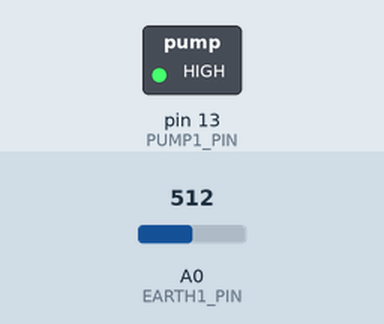
The sketch below on a simulated Arduino Uno, built with avr-gcc and run on an emulated ATmega328P. On the bench: switched loads named in the sketch (green lamp = pin HIGH). The test bench sets the inputs (shaded band); at power-on: A0 (EARTH1_PIN) = 512. What the sketch prints to the serial monitor is not drawn.

Above: at 1.2 s.
1.3 s: A0 (EARTH1_PIN) set to 398
2.8 s: A0 (EARTH1_PIN) set to 362
At 3.5 s:
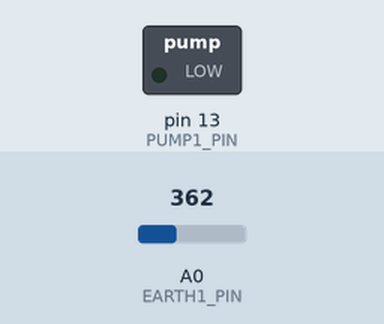
Timing chart, 0 to 5.8 s (numbered marks = the images above; inputs shaded):
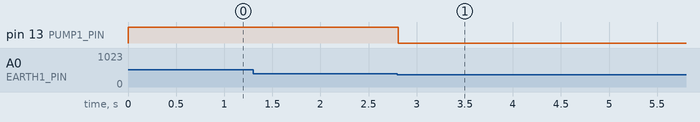

Measured:
- the behaviour switches between 381 and 380 on A0 (EARTH1_PIN) (found by bisection; images 0 and 1)
- after the input at 1.3 s, every drawn part: stays the same
- after the input at 2.8 s, pin 13 (PUMP1_PIN): HIGH → LOW at once

The sketch:

read_humidity_c.ino
```cpp
// Define PIN slots
#define PUMP1_PIN 13
#define EARTH1_PIN A0

void setup() {
  Serial.begin(9600);
  pinMode(PUMP1_PIN, OUTPUT);
}

void loop() {
  // read the resistance, lower is more humid
  int earth_humidity_1 = analogRead(EARTH1_PIN);

  Serial.println(earth_humidity_1);

  // Water if resistance is higher than 500
  boolean water = earth_humidity_1 > 500;
  if (water) {
    while (analogRead(EARTH1_PIN) > 380) {
      digitalWrite(PUMP1_PIN, HIGH);
      Serial.println("Water");
    }
    digitalWrite(PUMP1_PIN, LOW);
  }

  delay(10000);
}
```
